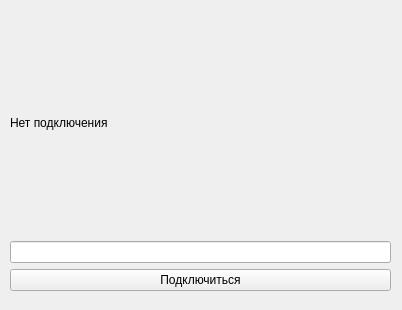
<?xml version="1.0" encoding="UTF-8"?>
<ui version="4.0">
 <class>NetworkConnectorWidget</class>
 <widget class="QWidget" name="NetworkConnectorWidget">
  <property name="geometry">
   <rect>
    <x>0</x>
    <y>0</y>
    <width>402</width>
    <height>310</height>
   </rect>
  </property>
  <property name="windowTitle">
   <string>Подключение к серверу</string>
  </property>
  <widget class="QWidget" name="verticalLayoutWidget">
   <property name="geometry">
    <rect>
     <x>10</x>
     <y>10</y>
     <width>381</width>
     <height>281</height>
    </rect>
   </property>
   <layout class="QVBoxLayout" name="mainVerticalLayout">
    <item>
     <widget class="QLabel" name="connectionStatusLabel">
      <property name="text">
       <string>Нет подключения</string>
      </property>
     </widget>
    </item>
    <item>
     <widget class="QLineEdit" name="hostEdit"/>
    </item>
    <item>
     <widget class="QPushButton" name="connectButton">
      <property name="text">
       <string>Подключиться</string>
      </property>
     </widget>
    </item>
   </layout>
  </widget>
 </widget>
 <resources/>
 <connections/>
</ui>
